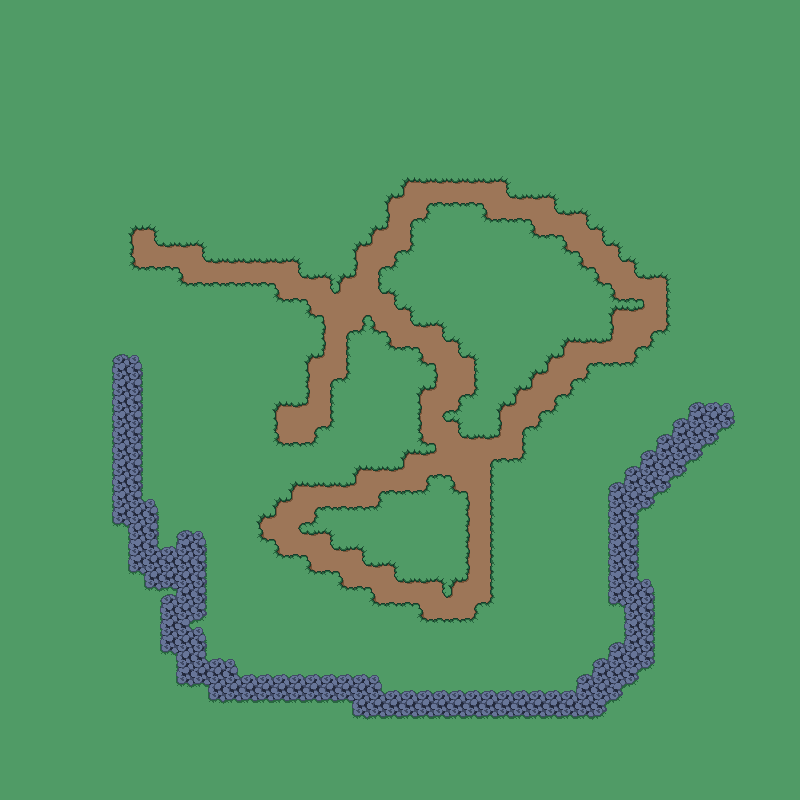

The image is a tile-based game level rendered from a .tmx file. Its description and source (layers, tilesets, objects; grid data summarised) follow:
An orthogonal 50x50 tile map with 16x16 px tiles, 1 tile layer (bg), 2 tilesets and 3 objects (2x Tree, SpawnPoint).

<map version="1.8" tiledversion="1.8.4" orientation="orthogonal" renderorder="right-down" width="50" height="50" tilewidth="16" tileheight="16" infinite="0" nextlayerid="7" nextobjectid="81">
 <tileset firstgid="1" source="plains.tsx" />
 <tileset firstgid="73" source="objects.tsx" />
 <group id="6" name="decorations" />
 <objectgroup id="3" name="GameObjects">
  <object id="77" template="tree34.tx" name="Tree" x="688.079" y="576.019" />
  <object id="79" template="tree34.tx" name="Tree" x="515.333" y="609.333" />
  <object id="80" name="SpawnPoint" x="480" y="424.25">
   <point />
  </object>
 </objectgroup>
 <layer id="1" name="bg" width="50" height="50">
  <data>[2500 cells, 2500 non-empty, 27 distinct tile ids]</data>
 </layer>
</map>
